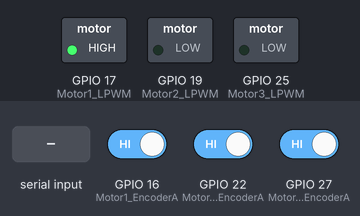
The program below on a simulated ESP32. Parts: switched loads named in the program (green lamp = pin HIGH). The test bench sets the inputs (shaded band); at power-on: GPIO 16 (Motor1_EncoderA) HIGH, GPIO 22 (Motor2_EncoderA) HIGH, GPIO 27 (Motor3_EncoderA) HIGH. What the program prints to the serial monitor is not drawn.

Above: at 1.2 s.
1.3 s: "a90\n" received over Serial
4.3 s: "a,45\n" received over Serial
Timing chart, 0 to 7.3 s (numbered marks = the images above; inputs shaded):
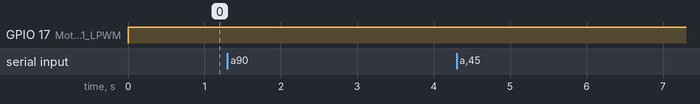

Measured:
- after the input at 1.3 s, every drawn part: stays the same
- after the input at 4.3 s, every drawn part: stays the same

The program:

main.cpp
```cpp
#include <Arduino.h>
#include "./controller/MotorController.h"
#include "./controller/EncoderController.h"
#include "./controller/PIDController.h"
#include "./controller/SerialController.h"


void setup()
{
  Init_Motor();
  Init_Encoder();
  Init_Serial();
}

void loop()
{
  int target = 1000;

  float kp =10.0;
  float kd =0.0;
  float ki =0.0;

  float u = pidController(target, kp, ki, kd);


  Get_Angle();
  Run_Motor(Motor1_LPWM,Motor1_RPWM,u);
  SerialDataPrint();
  SerialDataWrite();
}
```

EncoderController.h
```cpp
#include <Arduino.h>

#define ENC_RES 330 // Encoder resolution*Gearbox ratio: 11*30

#define Motor1_EncoderA 16
#define Motor1_EncoderB 4

#define Motor2_EncoderA 22
#define Motor2_EncoderB 23

#define Motor3_EncoderA 27
#define Motor3_EncoderB 32


volatile long int Motor1_Pos = 0;
volatile long int Motor2_Pos = 0;
volatile long int Motor3_Pos = 0;  // Volatile as it changed during interrupt

double Motor1_Angle = 0;
double Motor2_Angle = 0;
double Motor3_Angle = 0;             // Position angle in degrees

//================================================================================
void readEncoder1()
{
    int b = digitalRead(Motor1_EncoderB);
    if(Motor1_Pos > 254 || Motor1_Pos < -254){
        return;
    }
    Motor1_Pos = (b > 0) ? (Motor1_Pos + 1) : (Motor1_Pos - 1);
}

void readEncoder2()
{
    int b = digitalRead(Motor2_EncoderB);
    if(Motor2_Pos > 254 || Motor2_Pos < -254){
        return;
    }
    Motor2_Pos = (b > 0) ? (Motor2_Pos + 1) : (Motor2_Pos - 1);
}

void readEncoder3()
{
    int b = digitalRead(Motor3_EncoderB);
    if(Motor3_Pos > 254 || Motor3_Pos < -254){
        return;
    }
    Motor3_Pos = (b > 0) ? (Motor3_Pos + 1) : (Motor3_Pos - 1);
}

void Init_Encoder()
{
    //motor 1
    pinMode(Motor1_EncoderA, INPUT_PULLUP);
    pinMode(Motor1_EncoderB, INPUT_PULLUP);

    attachInterrupt(digitalPinToInterrupt(Motor1_EncoderA), readEncoder1, RISING);

    //motor 2
    pinMode(Motor2_EncoderA, INPUT_PULLUP);
    pinMode(Motor2_EncoderB, INPUT_PULLUP);

    attachInterrupt(digitalPinToInterrupt(Motor2_EncoderA), readEncoder2, RISING);

    //motor 3
    pinMode(Motor3_EncoderA, INPUT_PULLUP);
    pinMode(Motor3_EncoderB, INPUT_PULLUP);

    attachInterrupt(digitalPinToInterrupt(Motor3_EncoderA), readEncoder3, RISING);
}

void Get_Angle()
{
    Motor1_Angle = Motor1_Pos * 360 / ENC_RES;
    Motor2_Angle = Motor2_Pos * 360 / ENC_RES;
    Motor3_Angle = Motor3_Pos * 360 / ENC_RES; // Conversion between encoder count and degree
}
```

MotorController.h
```cpp
#include <Arduino.h>

#define Motor1_LPWM 17
#define Motor1_RPWM 18

#define Motor2_LPWM 19
#define Motor2_RPWM 21

#define Motor3_LPWM 25
#define Motor3_RPWM 26

//============================================================
void Init_Motor()
{
    //motor1
    pinMode(Motor1_LPWM, OUTPUT);
    pinMode(Motor1_LPWM, OUTPUT);

    //motor2
    pinMode(Motor2_LPWM, OUTPUT);
    pinMode(Motor2_LPWM, OUTPUT);


    //motor3
    pinMode(Motor3_LPWM, OUTPUT);
    pinMode(Motor3_LPWM, OUTPUT);
}
//============================================================
//============================================================
void Run_Motor(int LPWM,int RPWM,float u)
{
    float speed = fabs(u);

    if(speed > 255){
        speed = 255;
    };

    if (u < 0)
    {
        digitalWrite(RPWM, LOW);
        analogWrite(LPWM, speed);
    }
    // Forward direction, if the mot_cmd is from [0; 255];
    else
    {
        digitalWrite(LPWM, LOW);
        analogWrite(RPWM, speed);
    }
}
```

PIDController.h
```cpp
#ifndef PIDCONTROLLER_H
#define PIDCONTROLLER_H

#include <Arduino.h>
#include "EncoderController.h"

long previousTime = 0;
long ePrevious =0;
long eIntegral =0;

float pidController(int target,int kp,int ki,int kd){
    long currentTime = micros();

    float deltaT = ((float)(currentTime - previousTime)) / 1.0e6;

    int error = Motor1_Pos - target;
    float eDerivative = (error - ePrevious) / deltaT;

    eIntegral = eIntegral + error * deltaT;

    float u = (kp * error) + (kd * eDerivative) + (ki + eIntegral);

    previousTime = currentTime;
    ePrevious = error;
    return u;
};
#endif
```

SerialController.h
```cpp
#include <Arduino.h>

unsigned long Serial_time = 0; // time in us
double th1_ref;
// ====================================================================================
void Init_Serial()
{
  Serial.begin(9600);
  while (!Serial);
}
// ====================================================================================
void SerialDataPrint()
{
  if (micros() - Serial_time >= 10000)
  {
    Serial_time = micros();
    // For MATLAB
    Serial.print(Serial_time / 10000);
    Serial.print(",");
    //Serial.print(MOT1_cmd);
    Serial.print(",");
    Serial.print(th1_ref);
    Serial.print(",");
    //Serial.print(th1);
    Serial.println();

    // For Teleplot
    // Serial.println(Serial_time / 10000);
    // Serial.print(">MOT1_cmd:");
    // Serial.println(MOT1_cmd);
    // Serial.print(">th1:");
    // Serial.println(th1);
    // Serial.print(">th1_ref:");
    // Serial.println(th1_ref);
    // Serial.print(">kp:");
    // Serial.println(kp);
    // Serial.print(">ki:");
    // Serial.println(ki);
    // Serial.print(">kd:");
    // Serial.println(kd);
  }
}
// ====================================================================================
void SerialDataWrite()
{
  static String received_chars;
  while (Serial.available())
  {
    char inChar = (char)Serial.read();
    received_chars += inChar;
    if (inChar == '\n')
    {
      switch (received_chars[0])
      {
      case 'a':
        received_chars.remove(0, 1);
        th1_ref = received_chars.toFloat();
        break;
      case 'q':
        received_chars.remove(0, 1);
        //kp = received_chars.toFloat();
        break;
      case 'w':
        received_chars.remove(0, 1);
        //ki = received_chars.toFloat();
        break;
      case 'e':
        received_chars.remove(0, 1);
        //kd = received_chars.toFloat();
        break;
      default:
        break;
      }
      received_chars = "";
    }
  }
}
```
